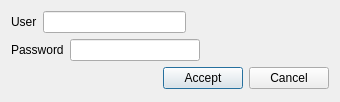
<?xml version="1.0" encoding="UTF-8"?>
<ui version="4.0">
 <class>LoginDialog</class>
 <widget class="QDialog" name="LoginDialog">
  <property name="geometry">
   <rect>
    <x>0</x>
    <y>0</y>
    <width>340</width>
    <height>102</height>
   </rect>
  </property>
  <property name="windowTitle">
   <string>Login</string>
  </property>
  <layout class="QVBoxLayout" name="verticalLayout">
   <item>
    <layout class="QHBoxLayout" name="horizontalLayout">
     <item>
      <widget class="QLabel" name="label">
       <property name="text">
        <string>User</string>
       </property>
      </widget>
     </item>
     <item>
      <widget class="QLineEdit" name="userLineEdit"/>
     </item>
     <item>
      <spacer name="horizontalSpacer_2">
       <property name="orientation">
        <enum>Qt::Horizontal</enum>
       </property>
       <property name="sizeHint" stdset="0">
        <size>
         <width>40</width>
         <height>20</height>
        </size>
       </property>
      </spacer>
     </item>
    </layout>
   </item>
   <item>
    <layout class="QHBoxLayout" name="horizontalLayout_4">
     <item>
      <widget class="QLabel" name="label_3">
       <property name="text">
        <string>Password</string>
       </property>
      </widget>
     </item>
     <item>
      <widget class="QLineEdit" name="passwordLineEdit">
       <property name="echoMode">
        <enum>QLineEdit::Password</enum>
       </property>
      </widget>
     </item>
     <item>
      <spacer name="horizontalSpacer_4">
       <property name="orientation">
        <enum>Qt::Horizontal</enum>
       </property>
       <property name="sizeHint" stdset="0">
        <size>
         <width>40</width>
         <height>20</height>
        </size>
       </property>
      </spacer>
     </item>
    </layout>
   </item>
   <item>
    <layout class="QHBoxLayout" name="horizontalLayout_2">
     <item>
      <spacer name="horizontalSpacer">
       <property name="orientation">
        <enum>Qt::Horizontal</enum>
       </property>
       <property name="sizeHint" stdset="0">
        <size>
         <width>40</width>
         <height>20</height>
        </size>
       </property>
      </spacer>
     </item>
     <item>
      <widget class="QPushButton" name="acceptButton">
       <property name="text">
        <string>Accept</string>
       </property>
      </widget>
     </item>
     <item>
      <widget class="QPushButton" name="rejectButton">
       <property name="text">
        <string>Cancel</string>
       </property>
      </widget>
     </item>
    </layout>
   </item>
  </layout>
 </widget>
 <resources/>
 <connections/>
</ui>
